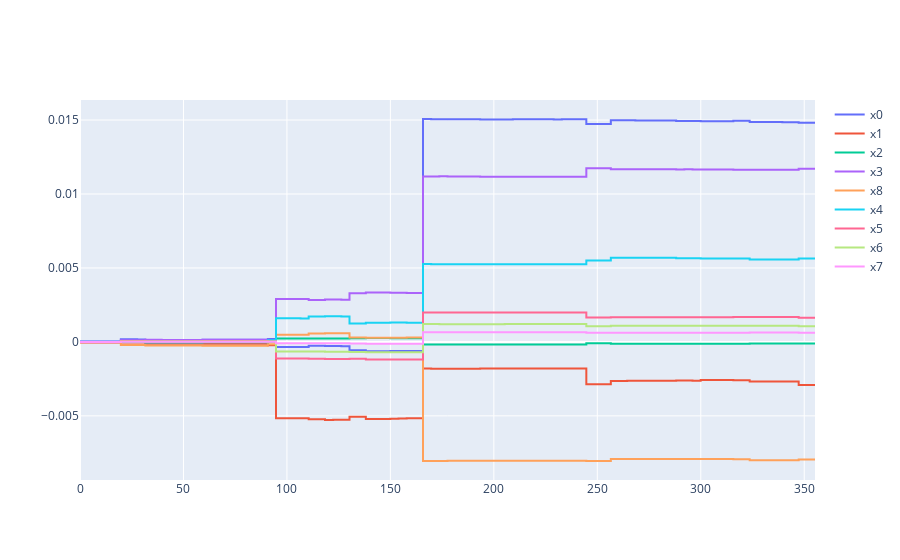

Notebook cell for this chart:
### Code cell
lift_expl = DeepLiftExplainer(deephit_, x_train, y_train)
lift_expl0 = lift_expl(x_test.iloc[[0]]).iloc[0]
plot_expl(lift_expl0)
